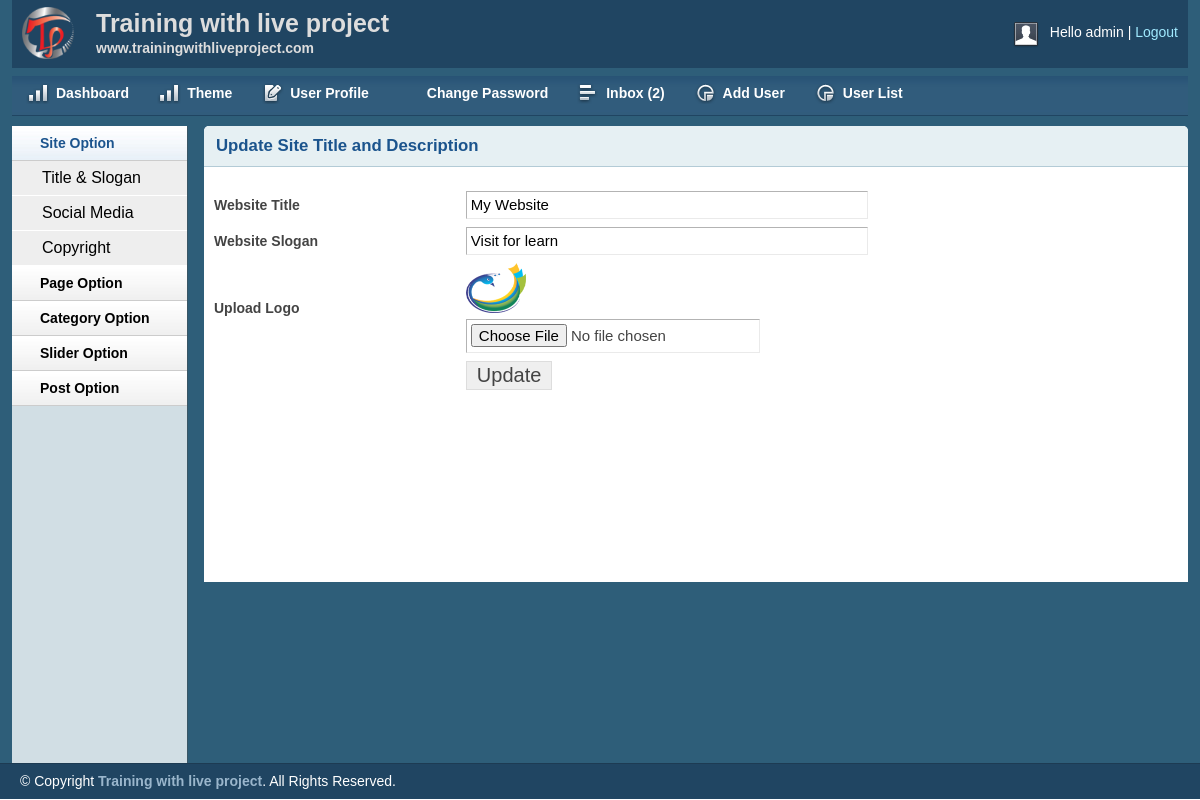
The page /admin/titleslogan.php (signed in) on the database its author committed.
### tables this page shows
CREATE TABLE `title_slogan` (
  `id` int(11) NOT NULL,
  `title` varchar(250) NOT NULL,
  `slogan` varchar(250) NOT NULL,
  `logo` varchar(250) NOT NULL
);

### lib/Database.php (called while the page is built, shortened)
<?php
Class Database{
	public $host   = DB_HOST;
	public $user   = DB_USER;
	public $pass   = DB_PASS;
	public $dbname = DB_NAME;
	public $link;
	private function connectDB(){
	$this->link = new mysqli($this->host, $this->user, $this->pass,  $this->dbname);
 }
	public function select($query){
		$result = $this->link->query($query) or die($this->link->error.__LINE__);
		if($result->num_rows > 0){
			return $result;
		} else {
			return false;
		}
	}
}

### admin/titleslogan.php (the view, shortened to what this page needs)
<?php include'inc/adminheader.php' ?>
<?php include'inc/adminsidebar.php' ?>
<div class="grid_10">
<div class="box round first grid">
<h2>Update Site Title and Description</h2>
    <?php
           $query = "select * from title_slogan where id ='1' ";
           $social =$db->select($query);
            if ($social) {
               while($result =$social->fetch_assoc()){
    ?>
    <div class="block sloginblock">
<form action="" method="post" enctype="multipart/form-data">
<table class="form">
    <tr>
        <td>
            <label>Website Title</label>
        </td>
        <td>
            <input type="text" value="<?php echo $result['title']; ?>"  name="title" class="medium" />
        </td>
    </tr>
	 <tr>
        <td>
            <label>Website Slogan</label>
        </td>
        <td>
            <input type="text" value="<?php echo $result['slogan']; ?>" name="slogan" class="medium" />
        </td>
    </tr>
	 <tr>
        <td>
            <label>Upload Logo</label>
        </td>
        <td>
            <img src="<?php echo $result['logo']; ?>" height="50px" width="60px"/><br>
            <input type="file"  name="logo"/>
        </td>
    </tr>
	 <tr>
        <td>
        </td>
        <td>
            <input type="submit" name="submit" Value="Update" />
        </td>
    </tr>
</table>
</form>
<?php } } ?>
</div>
 </div>
</div>
<?php include'inc/adminfooter.php'?>

### admin/css/layout.css (style rules this page uses)
body { background: #fff none repeat scroll 0 0; color: #444; font-size: 14px; padding: 0; }
h1, h2, h3, h4, h5, h6 { line-height:1.2em; margin-bottom:.3em; }
h2 { margin-top:1em; }
.box { background:#fff; margin-bottom:20px; padding:10px 10px 10px 10px; margin-left:-8px; }
.box.grid { padding-bottom:40px; }
.box.round { -moz-border-radius: 5px 5px 0px 0px; -webkit-border-radius: 5px 5px 0px 0px; border-radius: 5px 5px 0px 0px; }
.box h2 { font-size:1.2em; font-weight:bold; color:#1B548D; background:#E6F0F3; margin:-10px -10px 0 -10px; padding:10px 12px; border-bottom:1px solid #B3CBD6; -moz-border-radius: 5px 5px 0px 0px; -webkit-border-radius: 5px 5px 0px 0px; border-radius: 5px 5px 0px 0px; }
.box.first { min-height: 406px; }
.block { padding-top:20px; }
table.form { width:100%; }
table.form td { padding:4px 0px; }
table.form label { font-weight:bold; }
table.form input, table.form select { font-size: 15px; padding: 4px 4px 5px 4px; border-top: 1px solid #b3b3b3; border-left: 1px solid #b3b3b3; border-right: 1px solid #eaeaea; border-bottom: 1px solid #eaeaea; }
table.form input[type="submit"] { border: 1px solid #ddd; color: #444; cursor: pointer; font-size: 20px; padding: 2px 10px; }
input.medium { width: 55%; }
.block { padding-bottom:1px; }

### rows shown on the page
title_slogan: title "My Website", slogan "Visit for learn", logo (picture)

### other values the page prints
session::get('username') "admin"
$count "2"
